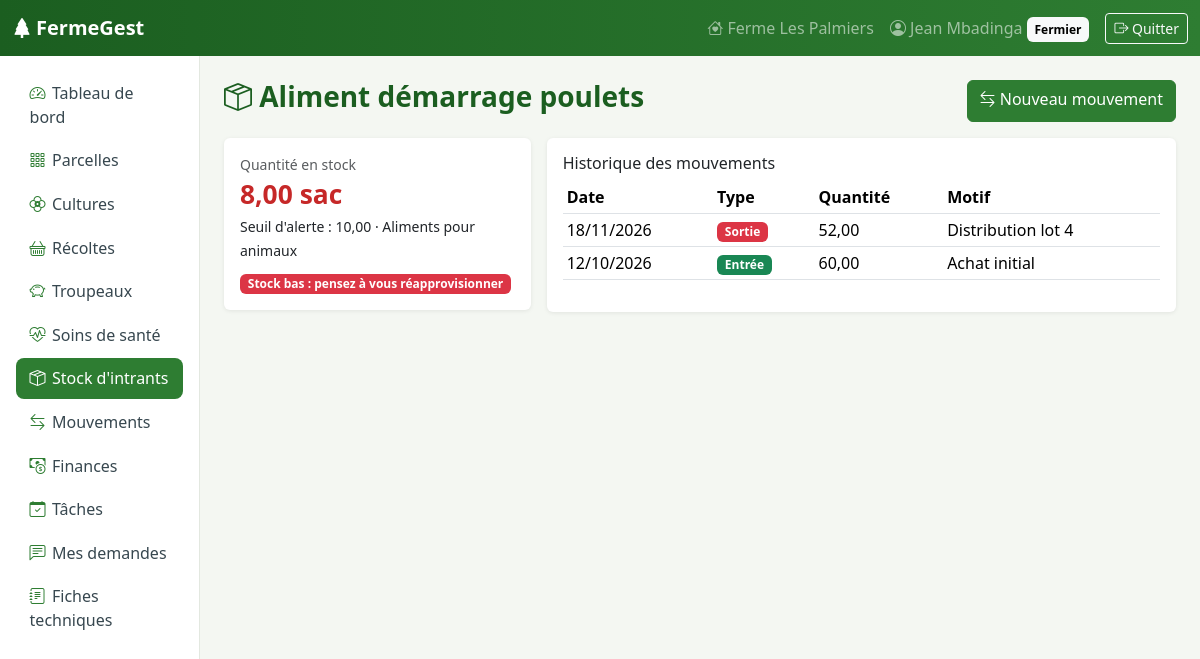
Page /exploitation/stock/1/ (signed in) on the committed database.
### exploitation/models.py (models this page shows, shortened)
class Ferme(models.Model):
    proprietaire = models.OneToOneField(
        settings.AUTH_USER_MODEL, on_delete=models.CASCADE, related_name="ferme"
    )
    nom = models.CharField("Nom de la ferme", max_length=120)
    localisation = models.CharField("Localisation", max_length=160)
    superficie_totale = models.DecimalField(
        "Superficie totale (ha)", max_digits=8, decimal_places=2, default=0
    )
    description = models.TextField("Description", blank=True)
    date_creation = models.DateField("Date de création", default=timezone.localdate)
    class Meta:
        verbose_name = "Ferme"
        verbose_name_plural = "Fermes"

class ProduitStock(models.Model):
    class Categorie(models.TextChoices):
        SEMENCE = "SEMENCE", "Semences"
        ENGRAIS = "ENGRAIS", "Engrais"
        PHYTO = "PHYTO", "Produits phytosanitaires"
        ALIMENT = "ALIMENT", "Aliments pour animaux"
        MEDICAMENT = "MEDICAMENT", "Médicaments vétérinaires"
        MATERIEL = "MATERIEL", "Petit matériel"
    ferme = models.ForeignKey(Ferme, on_delete=models.CASCADE, related_name="produits")
    nom = models.CharField("Produit", max_length=100)
    categorie = models.CharField("Catégorie", max_length=12, choices=Categorie.choices)
    unite = models.CharField("Unité", max_length=20, default="kg")
    quantite = models.DecimalField("Quantité en stock", max_digits=10, decimal_places=2,
                                   default=0, editable=False)
    seuil_alerte = models.DecimalField("Seuil d'alerte", max_digits=10, decimal_places=2,
                                       default=0)
    class Meta:
        ordering = ["nom"]
        unique_together = [("ferme", "nom")]
        verbose_name = "Produit en stock"
        verbose_name_plural = "Produits en stock"
    @property
    def en_alerte(self):
        return self.quantite <= self.seuil_alerte

class MouvementStock(models.Model):
    class Type(models.TextChoices):
        ENTREE = "ENTREE", "Entrée"
        SORTIE = "SORTIE", "Sortie"
    produit = models.ForeignKey(ProduitStock, on_delete=models.CASCADE,
                                related_name="mouvements")
    type_mouvement = models.CharField("Type", max_length=6, choices=Type.choices)
    quantite = models.DecimalField("Quantité", max_digits=10, decimal_places=2,
                                   validators=POSITIF)
    date = models.DateField("Date", default=timezone.localdate)
    motif = models.CharField("Motif", max_length=160, blank=True)
    class Meta:
        ordering = ["-date", "-id"]

### exploitation/views.py (the view)
# urls.py: path("stock/<int:pk>/", views.ProduitDetail.as_view(), name="produit_detail"),
class ProduitDetail(_DetailBase):
    modele = ProduitStock
    template_name = "exploitation/produit_detail.html"

### comptes/context_processors.py (called while the page is built)
def navigation(request):
    user = request.user
    role, menu = None, []
    if user.is_authenticated:
        profil = getattr(user, "profil", None)
        if user.is_staff:
            role = "ADMIN"
        elif profil:
            role = profil.role
            modele = MENU_FERMIER if profil.est_fermier else MENU_EXPERT
            for libelle, nom_url, icone in modele:
                url = reverse(nom_url)
                actif = request.path == url or (
                    url.count("/") > 2 and request.path.startswith(url))
                menu.append({"libelle": libelle, "url": url, "icone": icone, "actif": actif})
    return {"role_courant": role, "menu": menu}

### comptes/models.py (called while the page is built)
    @property
    def est_fermier(self):
        return self.role == self.Role.FERMIER

### comptes/permissions.py (called while the page is built)
    def test_func(self):
        user = self.request.user
        profil = getattr(user, "profil", None)
        return bool(profil and profil.est_valide and profil.role == self.role_requis)

### exploitation/templatetags/crud_extras.py (called while the page is built)
@register.simple_tag
def cellule(objet, attribut):
    brut = getattr(objet, attribut, "")
    lecteur = getattr(objet, f"get_{attribut}_display", None)
    texte = lecteur() if lecteur else brut
    if isinstance(brut, bool):
        return format_html('<i class="bi {} "></i>', "bi-check-circle-fill text-success"
                           if brut else "bi-dash-circle text-muted")
    if brut is None or brut == "":
        return "—"
    if attribut in ATTRIBUTS_BADGE:
        return format_html('<span class="badge text-bg-{}">{}</span>',
                           BADGES.get(brut, "secondary"), texte)
    if not lecteur and isinstance(brut, (int, float)) or hasattr(brut, "as_tuple"):
        return formats.localize(brut, use_l10n=True)
    if hasattr(brut, "strftime"):
        return formats.date_format(brut, "SHORT_DATE_FORMAT")
    return texte

### exploitation/views.py (called while the page is built)
    def get_queryset(self):
        return self.modele.objects.filter(**{self.ferme_lookup: self.request.user.ferme})

    def get_context_data(self, **kwargs):
        ctx = super().get_context_data(**kwargs)
        ctx.update(prefixe=self.prefixe, titre_pluriel=self.titre_pluriel,
                   titre_singulier=self.titre_singulier, icone=self.icone)
        return ctx

### templates/exploitation/produit_detail.html (shortened to what this page needs)
{% extends "base.html" %}{% load crud_extras %}
{% block contenu %}
<div class="d-flex justify-content-between mb-3"><h1 class="page-titre h3"><i class="bi bi-box-seam"></i> {{ object.nom }}</h1>
<a class="btn btn-primary" href="{% url 'exploitation:mouvement_creer' %}?produit={{ object.pk }}"><i class="bi bi-arrow-left-right"></i> Nouveau mouvement</a></div>
<div class="row g-3">
  <div class="col-md-4"><div class="card carte-stat {% if object.en_alerte %}alerte{% endif %}"><div class="card-body">
    <div class="text-muted small">Quantité en stock</div><div class="valeur">{{ object.quantite }} {{ object.unite }}</div>
    <small>Seuil d'alerte : {{ object.seuil_alerte }} · {{ object.get_categorie_display }}</small>
    {% if object.en_alerte %}<div class="mt-2"><span class="badge text-bg-danger">Stock bas : pensez à vous réapprovisionner</span></div>{% endif %}</div></div></div>
  <div class="col-md-8"><div class="card"><div class="card-body"><h2 class="h6">Historique des mouvements</h2>
    <table class="table table-sm"><thead><tr><th>Date</th><th>Type</th><th>Quantité</th><th>Motif</th></tr></thead>
    {% for m in object.mouvements.all %}<tr><td>{{ m.date|date:"d/m/Y" }}</td><td>{% cellule m 'type_mouvement' %}</td><td>{{ m.quantite }}</td><td>{{ m.motif|default:"—" }}</td></tr>
    {% empty %}<tr><td colspan="4" class="text-muted">Aucun mouvement.</td></tr>{% endfor %}</table></div></div></div>
</div>
{% endblock %}

### templates/base.html (shortened to what this page needs)
{% load static %}<!DOCTYPE html>
<html lang="fr">
<head>
  <link rel="stylesheet" href="{% static 'vendor/bootstrap/bootstrap.min.css' %}">
  <link rel="stylesheet" href="{% static 'vendor/bootstrap-icons/bootstrap-icons.min.css' %}">
  <link rel="stylesheet" href="{% static 'css/app.css' %}">
</head>
<body>
<nav class="navbar navbar-dark navbar-ferme navbar-expand sticky-top">
  <div class="container-fluid">
    <a class="navbar-brand fw-bold" href="{% url 'comptes:accueil' %}"><i class="bi bi-tree-fill me-1"></i>FermeGest</a>
    <ul class="navbar-nav ms-auto align-items-center">
      {% if user.is_authenticated %}
        {% if role_courant == 'ADMIN' %}
          <li class="nav-item"><a class="nav-link" href="{% url 'admin:index' %}"><i class="bi bi-gear"></i> Administration</a></li>
        {% elif role_courant == 'FERMIER' %}
          <li class="nav-item"><a class="nav-link" href="{% url 'exploitation:ferme_modifier' %}"><i class="bi bi-house-heart"></i><span class="d-none d-lg-inline"> {{ user.ferme.nom }}</span></a></li>
        {% endif %}
        <li class="nav-item"><a class="nav-link" href="{% url 'comptes:profil' %}"><i class="bi bi-person-circle"></i><span class="d-none d-md-inline"> {{ user.get_full_name|default:user.username }}</span>
          {% if role_courant == 'EXPERT' %}<span class="badge text-bg-warning d-none d-sm-inline">Expert</span>{% elif role_courant == 'FERMIER' %}<span class="badge text-bg-light d-none d-sm-inline">Fermier</span>{% endif %}</a></li>
        <li class="nav-item">
          <form method="post" action="{% url 'comptes:deconnexion' %}" class="d-inline">{% csrf_token %}
            <button class="btn btn-sm btn-outline-light ms-2"><i class="bi bi-box-arrow-right"></i><span class="d-none d-md-inline"> Quitter</span></button>
          </form>
        </li>
      {% endif %}
    </ul>
  </div>
</nav>
<div class="container-fluid">
  <div class="row">
    {% if menu %}
    <aside class="col-md-3 col-lg-2 sidebar p-3 d-none d-md-block">
      <ul class="nav flex-column">
        {% for item in menu %}
        <li class="nav-item"><a class="nav-link {% if item.actif %}active{% endif %}" href="{{ item.url }}"><i class="bi {{ item.icone }}"></i>{{ item.libelle }}</a></li>
        {% endfor %}
      </ul>
    </aside>
    {% endif %}
    <main class="col p-4">
      {% block contenu %}{% endblock %}
    </main>
  </div>
</div>
</body>
</html>

### static/css/app.css (style rules this page uses)
:root { --fg-green:#2e7d32; --fg-green-dark:#1b5e20; --fg-soil:#6d4c41; --fg-bg:#f4f7f2; }
body { background: var(--fg-bg); }
.navbar-ferme { background: linear-gradient(90deg, var(--fg-green-dark), var(--fg-green)); }
.sidebar { min-height: calc(100vh - 56px); background:#fff; border-right:1px solid #e3e8e0; }
.sidebar .nav-link { color:#37474f; border-radius:.5rem; padding:.55rem .85rem; margin-bottom:2px; }
.sidebar .nav-link i { width:1.4rem; display:inline-block; color:var(--fg-green); }
.sidebar .nav-link.active { background:var(--fg-green); color:#fff; }
.sidebar .nav-link.active i { color:#fff; }
.carte-stat { border:0; border-left:4px solid var(--fg-green); box-shadow:0 1px 4px rgba(0,0,0,.08); }
.carte-stat .valeur { font-size:1.65rem; font-weight:700; color:var(--fg-green-dark); }
.carte-stat.alerte { border-left-color:#c62828; }
.carte-stat.alerte .valeur { color:#c62828; }
.card { border:0; box-shadow:0 1px 4px rgba(0,0,0,.08); }
.btn-primary { background:var(--fg-green); border-color:var(--fg-green); }
a { color:var(--fg-green-dark); }
.page-titre { color:var(--fg-green-dark); font-weight:700; }

### rows in the picture
ProduitStock: nom "Aliment démarrage poulets", quantite "8,00", unite "sac", seuil_alerte "10,00", categorie "Aliments pour animaux"
MouvementStock: date "18/11/2026", type_mouvement "Sortie", quantite "52,00", motif "Distribution lot 4"
MouvementStock: date "12/10/2026", type_mouvement "Entrée", quantite "60,00", motif "Achat initial"

### other values in the picture
{{ user.ferme.nom }} "Ferme Les Palmiers"
{{ user.get_full_name|default:user.username }} "Jean Mbadinga"
{{ item.libelle }} "Tableau de bord" "Parcelles" "Cultures" "Récoltes" "Troupeaux" "Soins de santé" "Stock d'intrants" "Mouvements" "Finances" "Tâches" "Mes demandes" "Fiches techniques"
